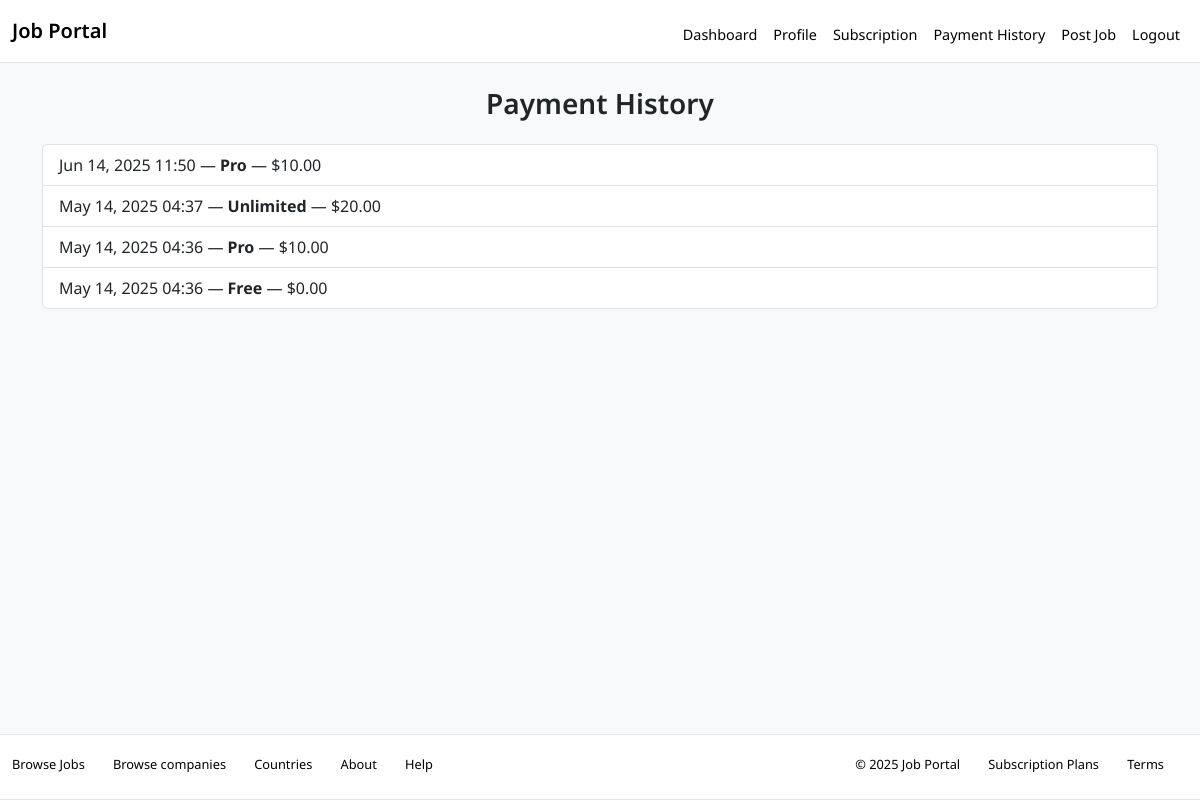
The app's page /payments/ (signed in), older data.
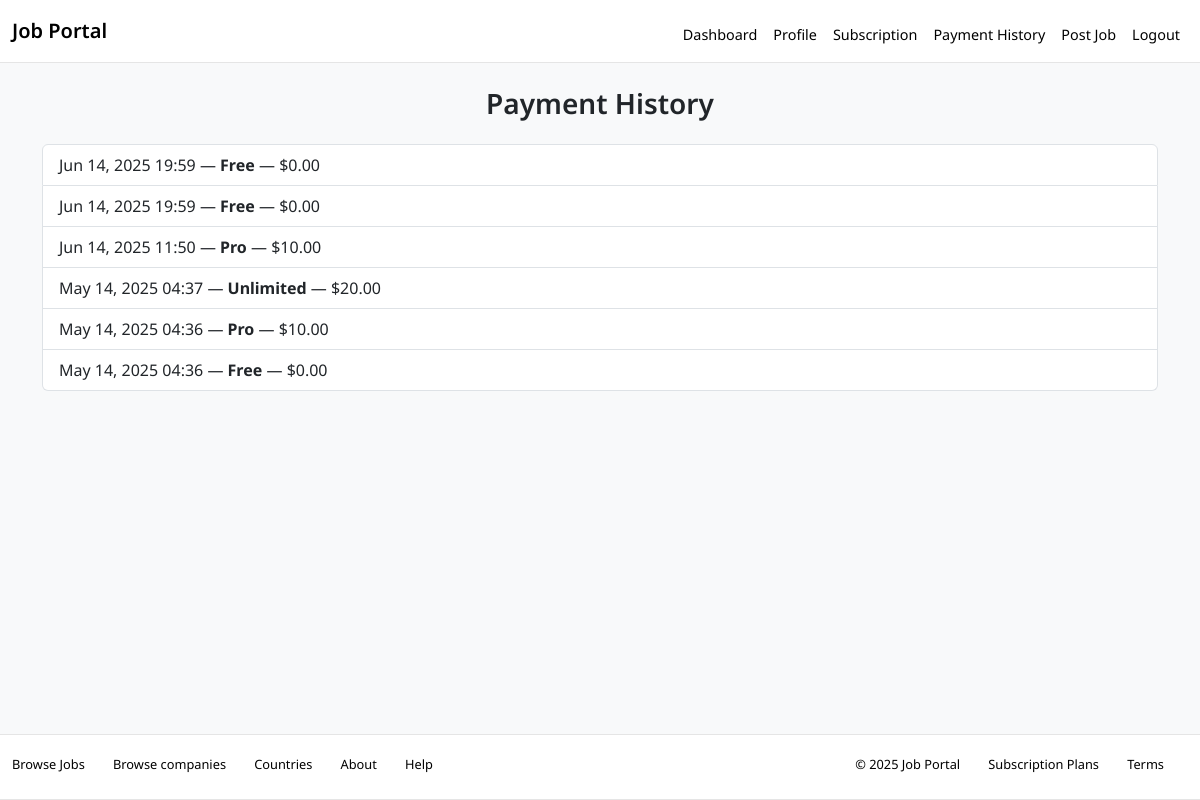
The same page, newer data.
### core/models.py (models this page shows, shortened)
class Payment(models.Model):
    employer = models.ForeignKey(EmployerProfile, on_delete=models.CASCADE)
    plan = models.ForeignKey(SubscriptionPlan, on_delete=models.SET_NULL, null=True)
    amount = models.DecimalField(max_digits=6, decimal_places=2)
    timestamp = models.DateTimeField(auto_now_add=True)

class SubscriptionPlan(models.Model):
    name = models.CharField(max_length=50)
    price = models.DecimalField(max_digits=6, decimal_places=2)
    max_jobs = models.PositiveIntegerField(null=True, blank=True)  # None = unlimited

### core/views.py (the view)
# urls.py: path('payments/', payment_history, name='payment-history'),
@login_required
def payment_history(request):
    if request.user.role != 'employer':
        messages.error(request, "Access denied.")
        return redirect('dashboard')
    payments = Payment.objects.filter(employer=request.user.employerprofile).order_by('-timestamp')
    return render(request, 'core/payment_history.html', {'payments': payments})

### core/templates/core/payment_history.html
{% extends 'base.html' %}
{% block content %}
<div class="container mt-4 mb-4">
  <h3 class="mb-4 text-center">Payment History</h3>
<ul class="list-group mt-3">
  {% for payment in payments %}
    <li class="list-group-item">
      {{ payment.timestamp|date:"M d, Y H:i" }} — <strong>{{ payment.plan.name }}</strong> — ${{ payment.amount }}
    </li>
  {% empty %}
    <li class="list-group-item">No payments made yet.</li>
  {% endfor %}
</ul>
</div>
{% endblock %}

Row changes from the older to the newer data that the page shows:
added Payment: timestamp "Jun 14, 2025 19:59", plan.name "Free", amount "0.00"
added Payment: timestamp "Jun 14, 2025 19:59", plan.name "Free", amount "0.00"
